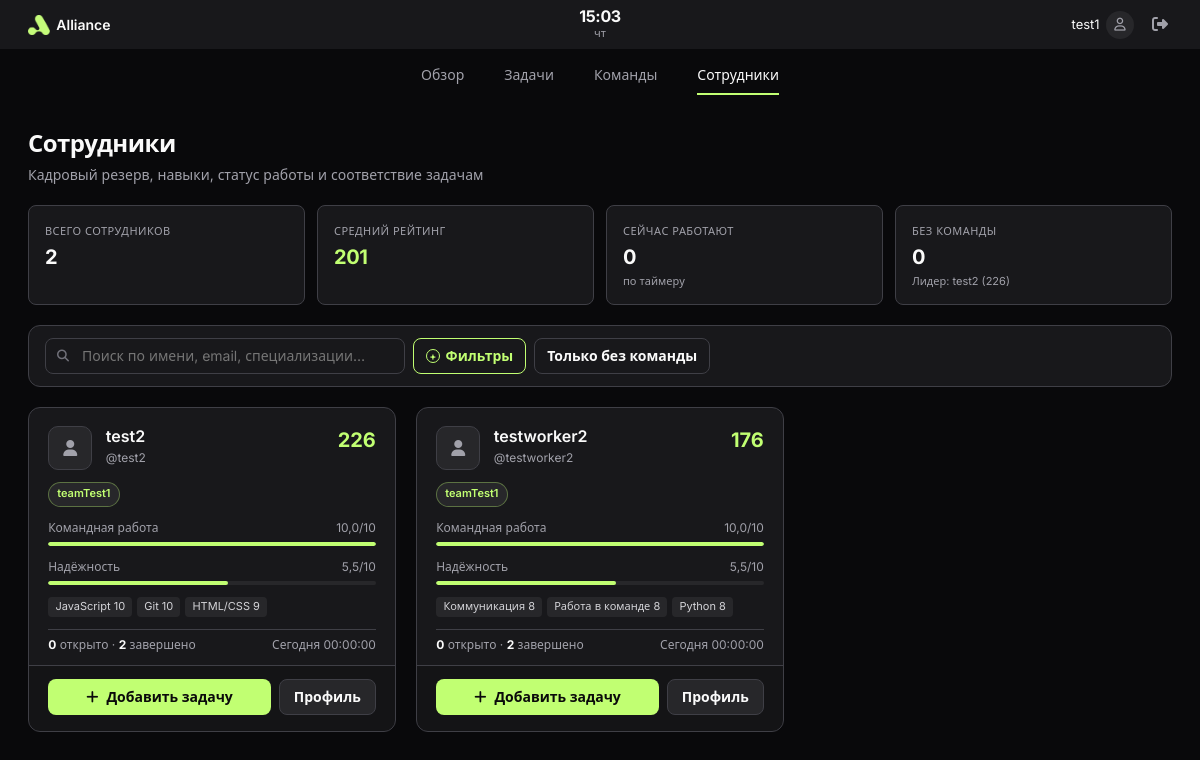
The app's page /manager/workers/ (signed in), older data.
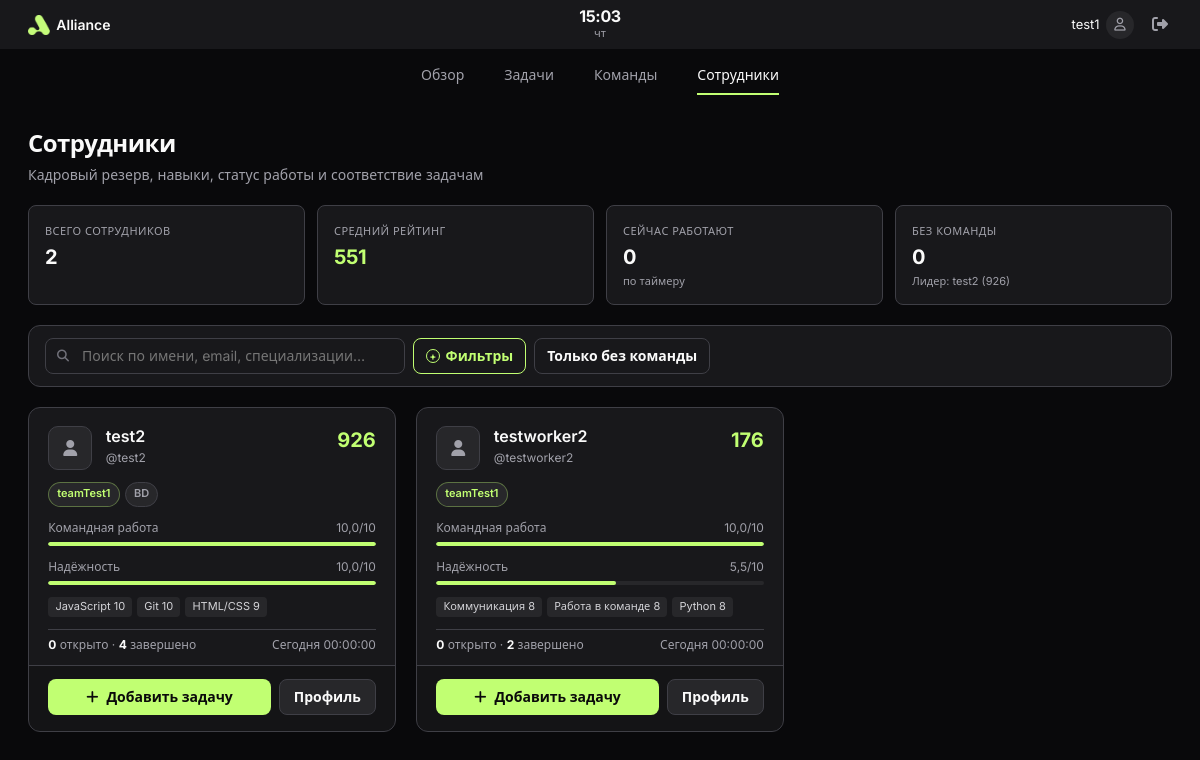
The same page, newer data.
### accounts/models.py (models this page shows, shortened)
class User(AbstractUser):
    ROLE_CHOICES = (
        ('manager', 'Менеджер'),
        ('worker', 'Работник'),
    )
    role = models.CharField(max_length=10, choices=ROLE_CHOICES, default='worker')
    rating = models.IntegerField(default=0)
    full_name = models.CharField(max_length=100, blank=True, verbose_name='Полное имя')
    phone = models.CharField(max_length=20, blank=True, verbose_name='Телефон')
    address = models.CharField(max_length=200, blank=True, verbose_name='Адрес')
    website = models.URLField(blank=True, verbose_name='Сайт')
    github = models.CharField(max_length=100, blank=True, verbose_name='GitHub')
    twitter = models.CharField(max_length=100, blank=True, verbose_name='Twitter')
    telegram = models.CharField(max_length=100, blank=True, verbose_name='Telegram')
    specialization = models.CharField(
        max_length=20,
        blank=True,
        help_text='Основная специализация (код типа задачи: Front, Back, …)',
    )
    collaboration_score = models.FloatField(
        default=5.0,
        validators=[MinValueValidator(1), MaxValueValidator(10)],
        help_text='Насколько эффективен в команде (1–10)',
    )
    reliability_score = models.FloatField(
        default=5.0,
        validators=[MinValueValidator(1), MaxValueValidator(10)],
        help_text='Надёжность по solo-задачам (1–10)',
    )
    solo_tasks_completed = models.PositiveIntegerField(default=0)
    solo_tasks_failed = models.PositiveIntegerField(default=0)
    team_tasks_completed = models.PositiveIntegerField(default=0)
    team_tasks_failed = models.PositiveIntegerField(default=0)
    velocity_score = models.FloatField(
        default=5.0,
        validators=[MinValueValidator(1), MaxValueValidator(10)],
        help_text='Скорость и соблюдение сроков (1–10)',
    )
    type_stats = models.JSONField(
        default=dict,
        blank=True,
        help_text='Статистика по типам задач: completed, failed, on_time',
    )

### tasks/views/workers.py (the view, shortened to what this page needs)
# urls.py: path('manager/workers/', manager_workers, name='manager_workers'),
@manager_required
def manager_workers(request):
    workers = User.objects.filter(role='worker').prefetch_related('teams')
    query = request.GET.get('q', '').strip()
    skill_id = request.GET.get('skill_id', '')
    team_filter = request.GET.get('team', '')
    task_type = request.GET.get('type', '')
    unassigned_only = request.GET.get('unassigned') == '1'
    try:
        min_value = int(request.GET.get('min_value', 0))
    except ValueError:
        min_value = 0
    if team_filter == 'none':
        workers = workers.filter(teams__isnull=True).distinct()
    elif team_filter:
        try:
            workers = workers.filter(teams__pk=int(team_filter)).distinct()
        except ValueError:
            pass
    if unassigned_only:
        workers = workers.filter(teams__isnull=True).distinct()
    work_map = {row['worker'].id: row for row in get_workers_work_summary()}
    worker_rows = []
    for worker in workers.order_by('-rating', 'username'):
        task_q = worker_tasks_q(worker)
        task_agg = Task.objects.filter(task_q).aggregate(
            open=Count('id', filter=Q(status__in=['open', 'in_progress'])),
            done=Count('id', filter=Q(status='completed')),
        )
        top_skills = list(
            worker.skills.select_related('skill')
            .order_by('-value')[:3]
            .values_list('skill__name', 'value')
        )
        match_score = None
        if task_type:
            match_score = score_worker_for_task(worker, task_type)['score']
        work = work_map.get(worker.id, {})
        worker_rows.append({
            'worker': worker,
            'open_tasks': task_agg['open'] or 0,
            'done_tasks': task_agg['done'] or 0,
            'top_skills': top_skills,
            'match_score': match_score,
            'is_working': work.get('is_working', False),
            'today_display': work.get('today_display', '00:00:00'),
        })
    if task_type:
        worker_rows.sort(
            key=lambda r: (r['match_score'] if r['match_score'] is not None else 0),
            reverse=True,
        )
    all_workers = User.objects.filter(role='worker')
    stats = {
        'total': all_workers.count(),
        'avg_rating': round(all_workers.aggregate(avg=Avg('rating'))['avg'] or 0),
        'working_now': sum(1 for row in get_workers_work_summary() if row['is_working']),
        'unassigned': all_workers.filter(teams__isnull=True).count(),
    }
    top_worker = all_workers.order_by('-rating').first()
    return render(request, 'tasks/manager_workers.html', {
        'worker_rows': worker_rows,
        'stats': stats,
        'top_worker': top_worker,
        'skills': Skill.objects.all(),
        'teams': Team.objects.all(),
        'type_choices': Task.TYPE_CHOICES,
        'query': query,
        'skill_id': skill_id,
        'min_value': min_value,
        'team_filter': team_filter,
        'type_filter': task_type,
        'unassigned_only': unassigned_only,
    })

### accounts/services/work_timer.py (called while the page is built)
def get_active_session(user):
    return WorkSession.objects.filter(user=user, ended_at__isnull=True).first()

def format_duration(total_seconds):
    total_seconds = max(0, int(total_seconds))
    hours, remainder = divmod(total_seconds, 3600)
    minutes, seconds = divmod(remainder, 60)
    return f'{hours:02d}:{minutes:02d}:{seconds:02d}'

### tasks/views/helpers.py (called while the page is built)
def worker_tasks_q(worker):
    q = Q(assigned_to=worker)
    team_ids = list(worker.teams.values_list('pk', flat=True))
    if team_ids:
        q |= Q(team_id__in=team_ids, assigned_to__isnull=True)
    return q

### templates/tasks/manager_workers.html (shortened to what the changed rows need)
{% extends 'manager/base_manager.html' %}
{% load static %}
{% block extra_head %}
<link rel="stylesheet" href="{% static 'css/manager-dashboard.css' %}">
<link rel="stylesheet" href="{% static 'css/manager-people.css' %}">
{% endblock %}
{% block content %}
<div class="mg-page mg-people-page">
    <header class="mg-people-hero">
        <div>
            <h1 class="mg-people-hero__title">Сотрудники</h1>
        </div>
    </header>
    <div class="mg-people-stats">
        <div class="mg-people-stat">
            <span class="mg-people-stat__label">Средний рейтинг</span>
            <span class="mg-people-stat__value mg-people-stat__value--accent">{{ stats.avg_rating }}</span>
        </div>
        <div class="mg-people-stat">
            <span class="mg-people-stat__label">Без команды</span>
            <span class="mg-people-stat__value">{{ stats.unassigned }}</span>
            {% if top_worker %}
            <span class="mg-people-stat__meta">Лидер: {{ top_worker.full_name|default:top_worker.username }} ({{ top_worker.rating }})</span>
            {% endif %}
        </div>
    </div>
    <div class="mg-people-grid">
        {% for row in worker_rows %}
        <article class="mg-worker-card">
            <a href="{% url 'worker_profile' row.worker.username %}" class="mg-worker-card__link">
            <div class="mg-worker-card__head">
                <div class="mg-worker-card__avatar"><i class="fa-solid fa-user"></i></div>
                <div class="mg-worker-card__info">
                    <h2 class="mg-worker-card__name">{{ row.worker.full_name|default:row.worker.username }}</h2>
                    <p class="mg-worker-card__username">@{{ row.worker.username }}</p>
                </div>
                <span class="mg-worker-card__rating {% if row.worker.rating < 0 %}mg-worker-card__rating--neg{% endif %}">
                    {{ row.worker.rating }}
                </span>
            </div>
            <div class="mg-worker-card__badges">
                {% for t in row.worker.teams.all %}
                <span class="mg-people-badge mg-people-badge--team">{{ t.name }}</span>
                {% empty %}
                <span class="mg-people-badge">Без команды</span>
                {% endfor %}
                {% if row.worker.specialization %}
                <span class="mg-people-badge">{{ row.worker.specialization }}</span>
                {% endif %}
            </div>
            <div class="mg-bar-row">
                <div class="mg-bar-row__top">
                    <span>Командная работа</span>
                    <span>{{ row.worker.collaboration_score|floatformat:1 }}/10</span>
                </div>
                <div class="mg-bar-row__track">
                    <div class="mg-bar-row__fill" style="width: {% widthratio row.worker.collaboration_score 10 100 %}%;"></div>
                </div>
            </div>
            <div class="mg-bar-row">
                <div class="mg-bar-row__top">
                    <span>Надёжность</span>
                    <span>{{ row.worker.reliability_score|floatformat:1 }}/10</span>
                </div>
                <div class="mg-bar-row__track">
                    <div class="mg-bar-row__fill" style="width: {% widthratio row.worker.reliability_score 10 100 %}%;"></div>
                </div>
            </div>
            {% if row.top_skills %}
            <div class="mg-worker-card__skills">
                {% for name, val in row.top_skills %}
                <span class="mg-skill-tag">{{ name }} {{ val }}</span>
                {% endfor %}
            </div>
            {% endif %}
            <div class="mg-worker-card__foot">
                <span><strong>{{ row.open_tasks }}</strong> открыто · <strong>{{ row.done_tasks }}</strong> завершено</span>
                <span>Сегодня {{ row.today_display }}</span>
            </div>
            </a>
            <div class="mg-worker-card__actions">
                <a href="{% url 'manager_tasks' %}?create=1&amp;assign_worker={{ row.worker.pk }}" class="mg-btn-create mg-btn-create--card">
                    <i class="fa-solid fa-plus"></i> Добавить задачу
                </a>
                <a href="{% url 'worker_profile' row.worker.username %}" class="mg-btn-ghost">Профиль</a>
            </div>
        </article>
        {% empty %}
        <div class="mg-people-empty">
            <div><i class="fa-solid fa-users-slash"></i></div>
            <p>Нет сотрудников по выбранным фильтрам.</p>
        </div>
        {% endfor %}
    </div>
</div>
{% endblock %}

Row changes from the older to the newer data that the page shows:
changed User "test2": rating "226" → "926"; worker.rating "226" → "926"; specialization empty → "BD" (drawn); worker.specialization (not shown) → "BD"; worker.reliability_score "5,5" → "10,0"; reliability_score 5.5 → 10 (drawn); done_tasks "2" → "4"
Text that changed along with them:
{{ stats.avg_rating }}: "201" → "551"
